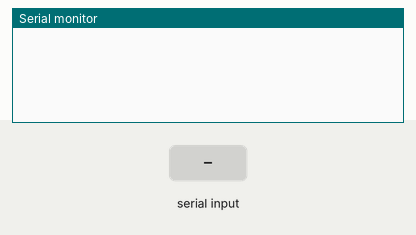
This sketch was run on a simulated Arduino Uno, built with avr-gcc and run on an emulated ATmega328P. Shown: the last lines printed to the serial monitor. The inputs (shaded band) are chosen by the test bench. EEPROM starts erased.

Above: at 1.2 s.
1.3 s: "read 1\n" received over Serial
At 3.5 s:
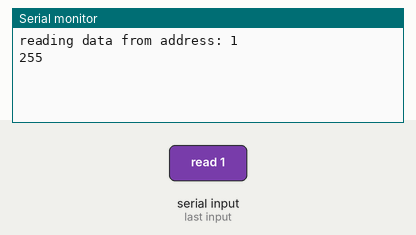
3.8 s: "write 1\n" received over Serial
At 6.2 s:
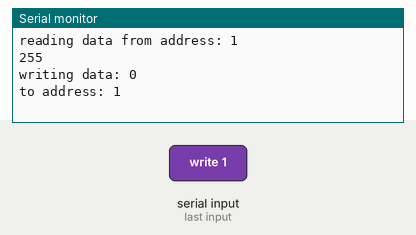

Measured:
- after the input at 1.3 s, the serial monitor: prints a new line after 1.0 s (image 1)
- after the input at 3.8 s, the serial monitor: prints a new line after 1.0 s (image 2)

The sketch:

sketch_aug05a.ino
```cpp
#include <EEPROM.h>

int address, dataToWrite, space1, space2;

void setup()
{
	Serial.begin(9600);
}

void loop()
{
	String buffer = "";
	buffer = Serial.readString();
	buffer.trim();
	if (buffer.startsWith("read"))
	{
		address = buffer.substring(5).toInt();
		Serial.print("reading data from address: ");
		Serial.println(address);
		Serial.println(EEPROM.read(address));

	}
	else if (buffer.startsWith("write"))
	{
		space1 = buffer.indexOf(' ');
		space2 = buffer.indexOf(' ', space1 + 1);
		address = buffer.substring(space1, space2).toInt();
		dataToWrite = buffer.substring(space2).toInt();
		Serial.print("writing data: ");
		Serial.println(dataToWrite);
		Serial.print("to address: ");
		Serial.println(address);
		EEPROM.write(address, dataToWrite);
	}
}
```
